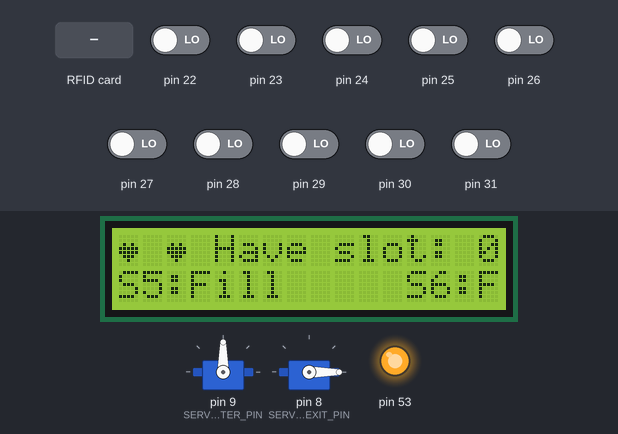
The sketch below on a simulated Arduino Mega 2560, built with avr-gcc and run on an emulated ATmega2560. Parts: 16×2 character LCD, 2 × servo, output pins drawn as LEDs (lit = HIGH). Inputs (shaded band) come from the test bench; at power-on: pin 22–31 LOW.

Above: at 1.3 s.
1.4 s: pin 26 driven HIGH
At 2.08 s:
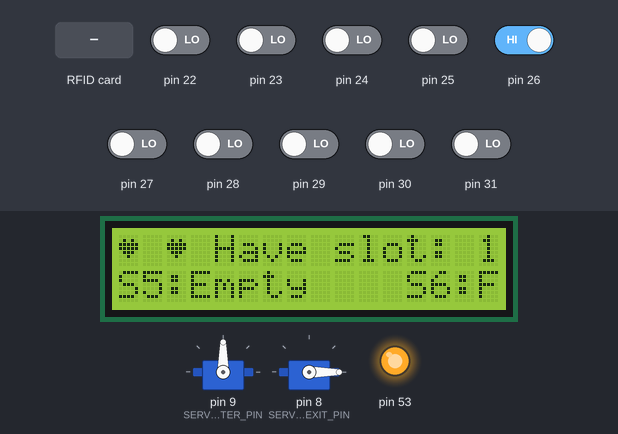
4.4 s: pin 27 driven HIGH
At 4.81 s:
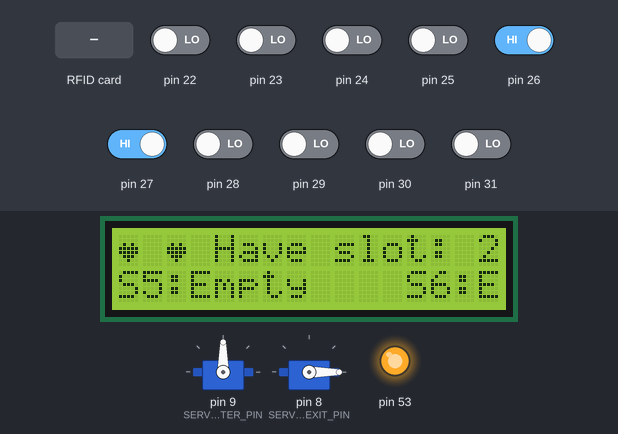
7.4 s: RFID card 6D E2 D7 21 held to the reader
At 8.0 s:
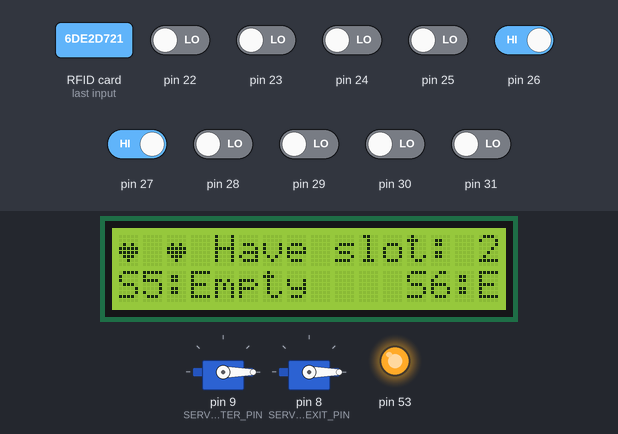
10.4 s: pin 23 driven HIGH
At 10.73 s:
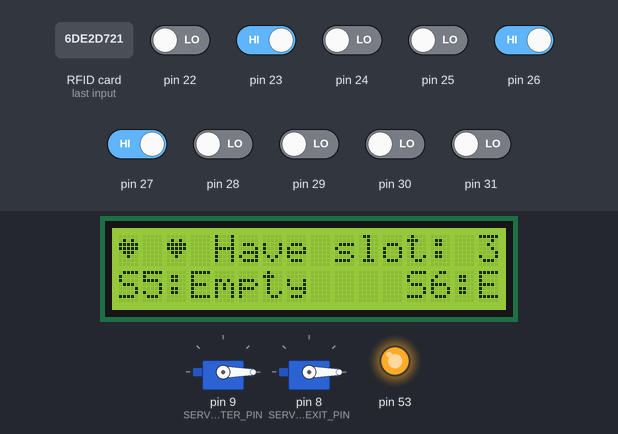
13.4 s: pin 26 driven LOW
At 13.93 s:
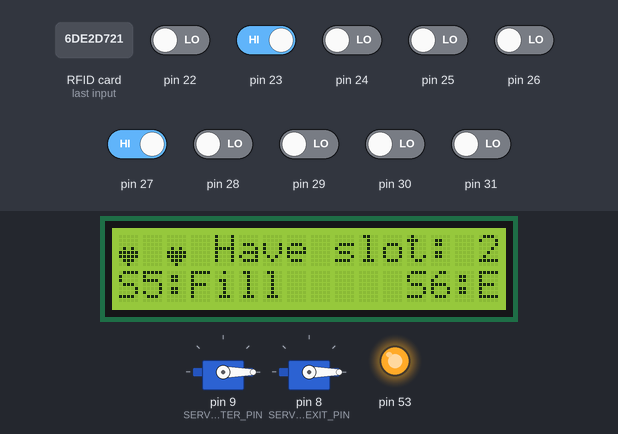
16.4 s: pin 27 driven LOW
At 16.76 s:
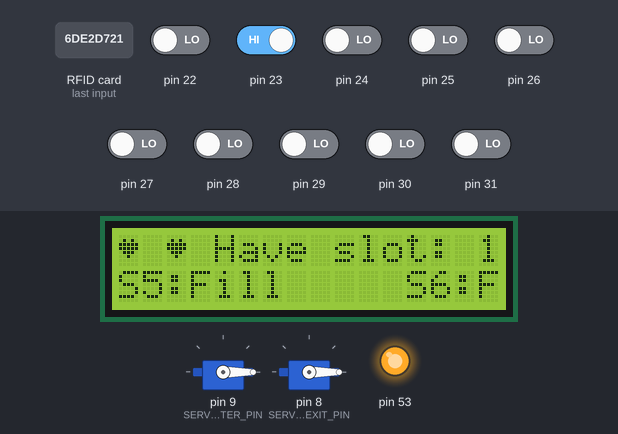
Timing chart, 0 to 19.4 s (numbered marks = the images above; inputs shaded):
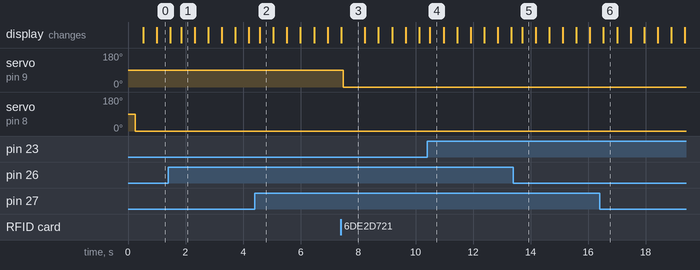

The sketch:

smart-parking-system.ino
```cpp
#include <SPS_Gate.h>
#include <SPS_Display.h>
#include <SPS_Infrared_Sensor.h>
#include <SPS_RFID_Scanner.h>

#define OPEN 1
#define CLOSE 0

#define IR_CAR_1 22
#define IR_CAR_2 23
#define IR_CAR_3 24
#define IR_CAR_4 25
#define IR_CAR_5 26
#define IR_CAR_6 27
#define IR_ENTRY_FRONT 28
#define IR_ENTRY_BACK 29
#define IR_EXIT_FRONT 30
#define IR_EXIT_BACK 31

#define SERVO_ENTER_PIN 9
#define SERVO_EXIT_PIN 8
#define SERVO_DELAY_MS 0

#define RFID_ENTER_SS_PIN 49
#define RFID_ENTER_RST_PIN 48
//#define RFID_EXIT_SS_PIN 53
//#define RFID_EXIT_RST_PIN 46

#define LCD_ADDR 0x27
#define LCD_FPS 45

#define TOTAL_SLOTS 6

SPS_InfraredSensor infraredSensor(IR_CAR_1, IR_CAR_2, IR_CAR_3, IR_CAR_4, IR_CAR_5, IR_CAR_6, IR_ENTRY_FRONT, IR_ENTRY_BACK, IR_EXIT_FRONT, IR_EXIT_BACK);
SPS_Display display(LCD_ADDR, LCD_FPS);
SPS_Gate entryGate(SERVO_ENTER_PIN, SERVO_DELAY_MS);
//SPS_Gate entryGate(SERVO_ENTER_PIN, SERVO_DELAY_MS, 90);
SPS_Gate exitGate(SERVO_EXIT_PIN, SERVO_DELAY_MS);
//SPS_RFID_Scanner exitScanner(RFID_EXIT_SS_PIN, RFID_ENTER_RST_PIN);
SPS_RFID_Scanner entryScanner(RFID_ENTER_SS_PIN, RFID_ENTER_RST_PIN);

bool hasSlot;
int slotStates[TOTAL_SLOTS];

bool isEntryFrontSensorDetected;
bool isEntryBackSensorDetected;
bool isExitFrontSensorDetected;
bool isExitBackSensorDetected;

bool isValidCardDetectedEntry;
//bool isValidCardDetectedExit;

bool currentEntryGateStatus;
bool currentExitGateStatus;

void setup() {
  Serial.begin(9600);
  hasSlot = true;

  isEntryFrontSensorDetected = false;
  isEntryBackSensorDetected = false;
  isExitFrontSensorDetected = false;
  isExitBackSensorDetected = false;

  isValidCardDetectedEntry = false;

  unsigned char** validUIDs = new unsigned char*[6];  // 6 rows

  // Allocate memory for each row and populate the array
  validUIDs[0] = new unsigned char[4]{ 0x6D, 0xE2, 0xD7, 0x21 };  // Thẻ 1
  validUIDs[1] = new unsigned char[4]{ 0x23, 0x0A, 0x54, 0x11 };  // Thẻ 2
  validUIDs[2] = new unsigned char[4]{ 0xE3, 0x9A, 0x66, 0x10 };  // Thẻ 3
  validUIDs[3] = new unsigned char[4]{ 0x43, 0x34, 0x54, 0x10 };  // Thẻ 4
  validUIDs[4] = new unsigned char[4]{ 0x40, 0x1E, 0x4A, 0x12 };  // Thẻ 5
  validUIDs[5] = new unsigned char[4]{ 0x6A, 0xD5, 0x17, 0xA4 };  // Thẻ 6

  infraredSensor.init();
  display.init();
  entryGate.init();
  entryScanner.init(validUIDs, 6);
  exitGate.init();
  //exitScanner.init(validUIDs, 6);
}

void loop() {
  readSensor();
  render();

  if (currentEntryGateStatus == OPEN) {
    entryGate.open();
  } else {
    entryGate.close();
  }

  if (currentExitGateStatus == OPEN) {
    exitGate.open();
  } else {
    exitGate.close();
  }
}

void updateEntryGateStatus() {
  if (currentEntryGateStatus == OPEN) {
    if (!isEntryFrontSensorDetected && !isEntryBackSensorDetected) {
      currentEntryGateStatus = CLOSE;
      entryScanner.clearCache();
    }
  } else {
    if (hasSlot && isValidCardDetectedEntry && isEntryFrontSensorDetected) {
      currentEntryGateStatus = OPEN;
    } else {
      currentEntryGateStatus = CLOSE;
      entryScanner.clearCache();
    }
  }
}

void updateExitGateStatus() {
  if (currentExitGateStatus == OPEN) {
    if (!isExitFrontSensorDetected && !isExitBackSensorDetected) {
      currentExitGateStatus = CLOSE;
      //exitScanner.clearCache();
    }
  } else {
    if (isExitFrontSensorDetected) {
      currentExitGateStatus = OPEN;
    } else {
      currentExitGateStatus = CLOSE;
      //exitScanner.clearCache();
    }
  }
}

void readSensor() {
  int slotsLeft = TOTAL_SLOTS;

  for (int i = 0; i < 6; i++) {
    slotStates[i] = infraredSensor.isParkingSensorDetected(i) ? 1 : 0;
    slotsLeft = slotsLeft - slotStates[i];
  }

  hasSlot = slotsLeft > 0;

  isEntryFrontSensorDetected = infraredSensor.isEntryFrontSensorDetected();
  isEntryBackSensorDetected = infraredSensor.isEntryBackSensorDetected();
  isExitFrontSensorDetected = infraredSensor.isExitFrontSensorDetected();
  isExitBackSensorDetected = infraredSensor.isExitBackSensorDetected();

  isValidCardDetectedEntry = entryScanner.isCardValid();
  //isValidCardDetectedExit = exitScanner.isCardValid();

  updateEntryGateStatus();
  updateExitGateStatus();
}

void render() {
  display.render(slotStates[0], slotStates[1], slotStates[2], slotStates[3], slotStates[4], slotStates[5]);
}
```

Measured:
- after the input at 1.4 s, the display: first differs from a run without the input after 0.45 s (image 1)
- after the input at 4.4 s, the display: changes after 0.18 s (image 2)
- after the input at 7.4 s, servo on pin 9 (SERVO_ENTER_PIN): 90° → 0° after 0.08 s
- after the input at 13.4 s, the display: changes after 0.30 s (image 5)
- after the input at 16.4 s, the display: changes after 0.13 s (image 6)
- what the display in image 1 shows lasts 0.5 s, from 1.8 s to 2.3 s
- what the display in image 3 shows lasts 0.8 s, from 7.4 s to 8.2 s
